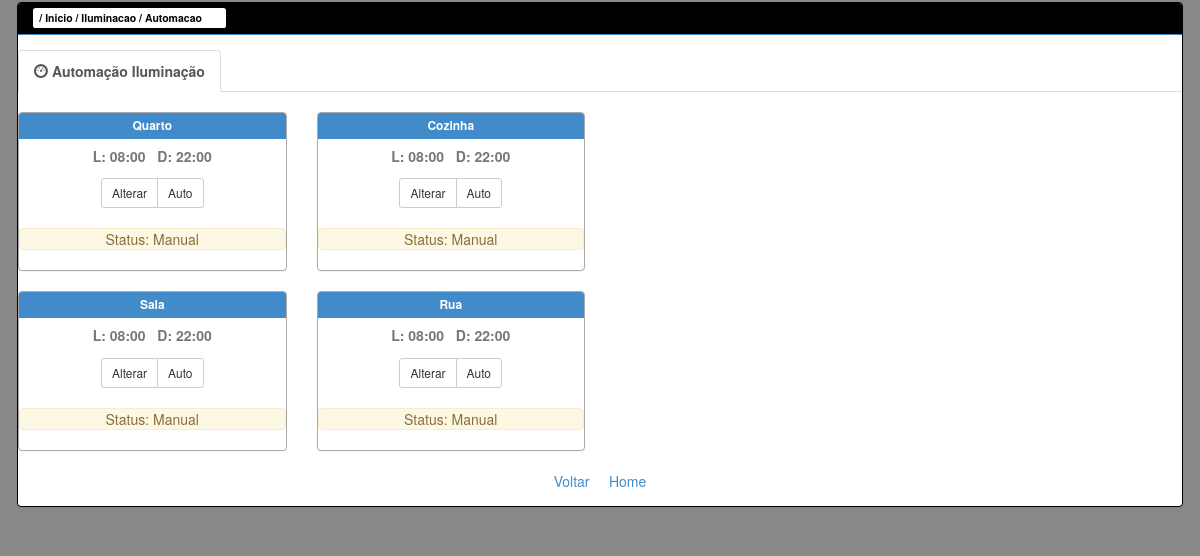
The app's page /lights_auto.php (signed in) with its own data.
### tables this page shows
CREATE TABLE IF NOT EXISTS `ilumi` (
  `ilumi_id` int(2) NOT NULL,
  `ilumi_auto` int(1) NOT NULL,
  `ilumi_on_h` int(2) NOT NULL,
  `ilumi_on_m` int(2) NOT NULL,
  `ilumi_off_h` int(2) NOT NULL,
  `ilumi_off_m` int(2) NOT NULL,
  PRIMARY KEY (`ilumi_id`),
  UNIQUE KEY `ilumi_id` (`ilumi_id`)
);

### Web/lights_auto.php (the view, shortened to what this page needs)
<?php
$query = "SELECT * FROM ilumi where ilumi_id = 1;";
$result = mysql_query($query);
$result2 = mysql_fetch_array($result);
$bedauto_on_h = $result2['ilumi_on_h'];
$bedauto_on_m = $result2['ilumi_on_m'];
$bedauto_off_h = $result2['ilumi_off_h'];
$bedauto_off_m = $result2['ilumi_off_m'];
$bedauto = $result2['ilumi_auto'];
$query = "SELECT * FROM ilumi where ilumi_id = 2;";
$result = mysql_query($query);
$result2 = mysql_fetch_array($result);
$kitauto_on_h = $result2['ilumi_on_h'];
$kitauto_on_m = $result2['ilumi_on_m'];
$kitauto_off_h = $result2['ilumi_off_h'];
$kitauto_off_m = $result2['ilumi_off_m'];
$kitauto = $result2['ilumi_auto'];
$query = "SELECT * FROM ilumi where ilumi_id = 3;";
$result = mysql_query($query);
$result2 = mysql_fetch_array($result);
$resauto_on_h = $result2['ilumi_on_h'];
$resauto_on_m = $result2['ilumi_on_m'];
$resauto_off_h = $result2['ilumi_off_h'];
$resauto_off_m = $result2['ilumi_off_m'];
$resauto = $result2['ilumi_auto'];
$query = "SELECT * FROM ilumi where ilumi_id = 4;";
$result = mysql_query($query);
$result2 = mysql_fetch_array($result);
$outauto_on_h = $result2['ilumi_on_h'];
$outauto_on_m = $result2['ilumi_on_m'];
$outauto_off_h = $result2['ilumi_off_h'];
$outauto_off_m = $result2['ilumi_off_m'];
$outauto = $result2['ilumi_auto'];
print '
<html lang="en">
<head>
	<link href="css/bootstrap.min.css" rel="stylesheet">
	<link href="css/style.css" rel="stylesheet">
	<link href="css/styles.css" rel="stylesheet">
</head>
<body style="background-color:#888">
<div class="container" style="padding:2px">
<div class="panel panel-primary" style="border-color: #000">
<div class="panel-heading" style="background:#000"><span class="label label-default" style="background-color: #fff;color:#000"> / Inicio / Iluminacao / Automacao &nbsp;&nbsp;&nbsp;&nbsp;&nbsp; </span></div>
<div class="panel-body">
<div class="row">
<ul class="nav nav-tabs">
<li class="active"><a href="#"><span class="glyphicon glyphicon-dashboard"></span>
<b>  Automa&ccedil;&atilde;o Ilumina&ccedil;&atilde;o</b></a>
</li>
<li><a href="#"> </a></li>
</ul><center><br>';
print'
<div class="row">
    <div class="col-md-3 col-xs-6 column">
    <div class="panel panel-primary" style="border-color: #aaa">
    <div class="panel-heading" style="padding: 4px;font-size:12"><b>Quarto</b></div>
    <div class="panel-body" style="text-align:top;padding: 0px">
    <h5 style="color:#777"><b>
    L:
    ';
    if($bedauto_on_h < 10)
        echo "0".$bedauto_on_h;
    else
        echo $bedauto_on_h;
    echo ":";
    if($bedauto_on_m < 10)
        echo "0".$bedauto_on_m;
    else
        echo $bedauto_on_m;
    print'
    &nbsp;
    D:
    ';
    if($bedauto_off_h < 10)
        echo "0".$bedauto_off_h;
    else
        echo $bedauto_off_h;
    echo ":";
    if($bedauto_off_m < 10)
        echo "0".$bedauto_off_m;
    else
        echo $bedauto_off_m;
    print'
    </b></h5>
        <form role="form" name="bedroom_manual" action="lights_auto.php" method="post">
        <input type="hidden" name="bedroommanual" value="bedroommanual">
        </form>
        <form role="form" name="bedroom_auto" action="lights_auto.php" method="post">
        <input type="hidden" name="bedroomauto" value="bedroomauto">
        </form>
    <div class="btn-group">
    <button class="btn btn-sm btn-default" OnClick="bedaltera()">Alterar</button>
    ';
    if($bedauto == 1)
    {
        print'
        <button class="btn btn-sm btn-default" OnClick="bedroomMANUAL()"> Manual</button>';
    }
    else
    {
        print'
        <button class="btn btn-sm btn-default" OnClick="bedroomAUTO()">Auto</button>';
    }
    print'
    </div><br><br>
    <div class="alert alert-warning" style="padding:0px">Status: ';
     if($bedauto == 1)
         echo "Automatico";
     else
         echo "Manual";
    print'
    </div>
    </div>
    </div>
    </div>
    <div class="col-md-3 col-xs-6 column">
    <div class="panel panel-primary" style="border-color: #aaa">
    <div class="panel-heading" style="padding: 4px;font-size:12"><b>Cozinha</b></div>
    <div class="panel-body" style="text-align:top;padding: 0px">
    <h5 style="color:#777"><b>
    L:
    ';
    if($kitauto_on_h < 10)
        echo "0".$kitauto_on_h;
    else
        echo $kitauto_on_h;
    echo ":";
    if($kitauto_on_m < 10)
        echo "0".$kitauto_on_m;
    else
        echo $kitauto_on_m;
    print'
    &nbsp;
    D:
    ';
    if($kitauto_off_h < 10)
        echo "0".$kitauto_off_h;
    else
        echo $kitauto_off_h;
    echo ":";
    if($kitauto_off_m < 10)
        echo "0".$kitauto_off_m;
    else
        echo $kitauto_off_m;
    print'
    </b></h5>
        <form role="form" name="kitchen_manual" action="lights_auto.php" method="post">
        <input type="hidden" name="kitchenmanual" value="kitchenmanual">
        </form>
        <form role="form" name="kitchen_auto" action="lights_auto.php" method="post">
        <input type="hidden" name="kitchenauto" value="kitchenauto">
        </form>
    <div class="btn-group">
    <button class="btn btn-sm btn-default" OnClick="kitaltera()">Alterar</button>
    ';
    if($kitauto == 1)
    {
        print'
        <button class="btn btn-sm btn-default" OnClick="kitchenMANUAL()"> Manual</button>';
    }
    else
    {
        print'
        <button class="btn btn-sm btn-default" OnClick="kitchenAUTO()">Auto</button>';
    }
    print'
    </div><br><br>
        <div class="alert alert-warning" style="padding:0px">Status: ';
     if($kitauto == 1)
         echo "Automatico";
     else
         echo "Manual";
    print'
        </div>
        </div>
        </div>
        </div>
</div>
<div class="row">
    <div class="col-md-3 col-xs-6 column">
    <div class="panel panel-primary" style="border-color: #aaa">
    <div class="panel-heading" style="padding: 4px;font-size:12"><b>Sala</b></div>
    <div class="panel-body" style="text-align:top;padding: 0px">
    <h5 style="color:#777"><b>
    L:
    ';
    if($resauto_on_h < 10)
        echo "0".$resauto_on_h;
    else
        echo $resauto_on_h;
    echo ":";
    if($resauto_on_m < 10)
        echo "0".$resauto_on_m;
    else
        echo $resauto_on_m;
    print'
    &nbsp;
    D:
    ';
    if($resauto_off_h < 10)
        echo "0".$resauto_off_h;
    else
        echo $resauto_off_h;
    echo ":";
    if($resauto_off_m < 10)
        echo "0".$resauto_off_m;
    else
        echo $resauto_off_m;
    print'
    </b></h5>
        <form role="form" name="restroom_manual" action="lights_auto.php" method="post">
        <input type="hidden" name="restroommanual" value="restroommanual">
        </form>
        <form role="form" name="restroom_auto" action="lights_auto.php" method="post">
        <input type="hidden" name="restroomauto" value="restroomauto">
        </form>
    <div class="btn-group">
    <button class="btn btn-sm btn-default" OnClick="resaltera()">Alterar</button>
    ';
    if($resauto == 1)
    {
        print'
        <button class="btn btn-sm btn-default" OnClick="restroomMANUAL()"> Manual</button>';
    }
    else
    {
        print'
        <button class="btn btn-sm btn-default" OnClick="restroomAUTO()">Auto</button>';
    }
    print'
    </div><br><br>
    <div class="alert alert-warning" style="padding:0px">Status: ';
     if($resauto == 1)
         echo "Automatico";
     else
         echo "Manual";
    print'
    </div>
    </div>
    </div>
    </div>
<div class="col-md-3 col-xs-6 column">
    <div class="panel panel-primary" style="border-color: #aaa">
    <div class="panel-heading" style="padding: 4px;font-size:12"><b>Rua</b></div>
    <div class="panel-body" style="text-align:top;padding: 0px">
    <h5 style="color:#777"><b>
    L:
    ';
    if($outauto_on_h < 10)
        echo "0".$outauto_on_h;
    else
        echo $outauto_on_h;
    echo ":";
    if($outauto_on_m < 10)
        echo "0".$outauto_on_m;
    else
        echo $outauto_on_m;
    print'
    &nbsp;
    D:
    ';
    if($outauto_off_h < 10)
        echo "0".$outauto_off_h;
    else
        echo $outauto_off_h;
    echo ":";
    if($outauto_off_m < 10)
        echo "0".$outauto_off_m;
    else
        echo $outauto_off_m;
    print'
    </b></h5>
        <form role="form" name="outside_manual" action="lights_auto.php" method="post">
        <input type="hidden" name="outsidemanual" value="outsidemanual">
        </form>
        <form role="form" name="outside_auto" action="lights_auto.php" method="post">
        <input type="hidden" name="outsideauto" value="outsideauto">
        </form>
    <div class="btn-group">
    <button class="btn btn-sm btn-default" OnClick="outaltera()">Alterar</button>
    ';
    if($outauto == 1)
    {
        print'
        <button class="btn btn-sm btn-default" OnClick="outsideMANUAL()"> Manual</button>';
    }
    else
    {
        print'
        <button class="btn btn-sm btn-default" OnClick="outsideAUTO()">Auto</button>';
    }
    print'
    </div><br><br>
    <div class="alert alert-warning" style="padding:0px">Status: ';
     if($outauto == 1)
         echo "Automatico";
     else
         echo "Manual";
    print'
    </div>
    </div>
    </div>
    </div>
</div>
';
print'
<a href="lights.php"> Voltar</a> &nbsp;&nbsp;&nbsp; <a href="main.php"> Home</a>
</center>
</div>
</div>
</div>
</div>
</div>
</body>
</html>	';
?>

### records on screen
ilumi: ilumi_on_h "8", ilumi_on_m "0", ilumi_off_h "22", ilumi_off_m "0"
ilumi: ilumi_on_h "8", ilumi_on_m "0", ilumi_off_h "22", ilumi_off_m "0"
ilumi: ilumi_on_h "8", ilumi_on_m "0", ilumi_off_h "22", ilumi_off_m "0"
ilumi: ilumi_on_h "8", ilumi_on_m "0", ilumi_off_h "22", ilumi_off_m "0"
